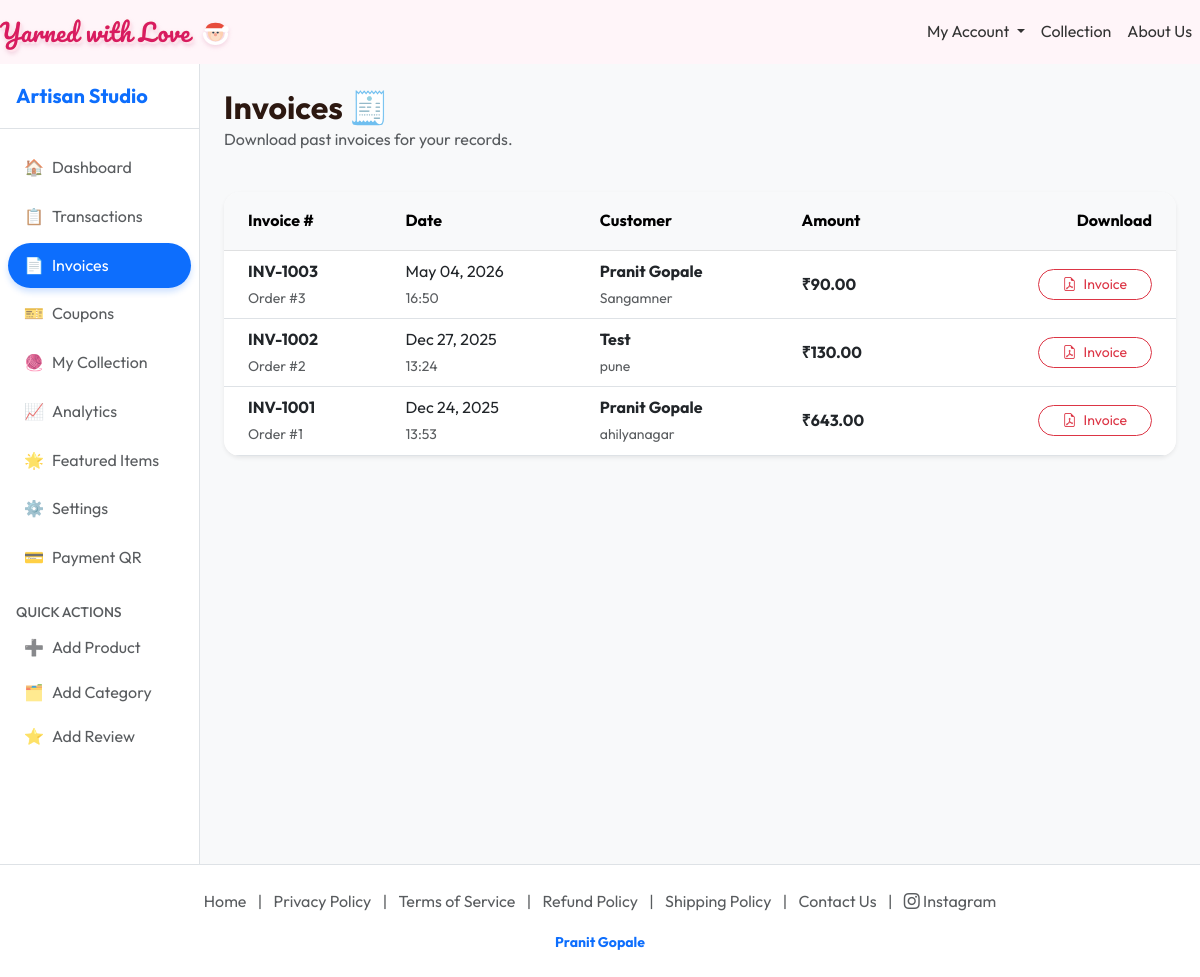
The page /artisan/invoices/ (signed in) on the database its author committed.
### store/models.py (models this page shows, shortened)
class Order(models.Model):
    STATUS_CHOICES = [
        ('PENDING', 'Pending'),
        ('PAYMENT_REVIEW', 'Payment Verification Pending'),
        ('PAYMENT_VERIFIED', 'Payment Verified/Received'),
        ('IN_PROGRESS', 'In Progress'),
        ('FINISHING', 'Finishing Touches'),
        ('READY', 'Ready for Shipping'),
        ('SHIPPED', 'Shipped'),
        ('COMPLETED', 'Completed'),
        ('CANCELLED', 'Cancelled'),
    ]
    customer = models.ForeignKey(settings.AUTH_USER_MODEL, on_delete=models.CASCADE, related_name='orders')
    full_name = models.CharField(max_length=100, blank=True)
    email = models.EmailField(blank=True)
    phone_number = models.CharField(max_length=15, blank=True)
    shipping_address = models.TextField(blank=True)
    landmark = models.CharField(max_length=200, blank=True, help_text="Nearby landmark (Optional)")
    city = models.CharField(max_length=100, blank=True)
    state = models.CharField(max_length=100, blank=True)
    zip_code = models.CharField(max_length=20, blank=True)
    payment_screenshot = models.ImageField(upload_to='payment_screenshots/', blank=True, null=True)
    payment_timestamp = models.DateTimeField(blank=True, null=True)
    status = models.CharField(max_length=20, choices=STATUS_CHOICES, default='PENDING')
    customization_notes = models.TextField(blank=True, help_text="Special requests from the customer")
    created_at = models.DateTimeField(auto_now_add=True)
    updated_at = models.DateTimeField(auto_now=True)
    tracking_id = models.UUIDField(default=uuid.uuid4, editable=False, unique=True)
    coupon = models.ForeignKey('Coupon', on_delete=models.SET_NULL, null=True, blank=True)
    discount_amount = models.DecimalField(max_digits=10, decimal_places=2, default=0.00)
    shipping_fee = models.DecimalField(max_digits=10, decimal_places=2, default=0.00)
    class Meta:
        ordering = ['-created_at']
        indexes = [
            models.Index(fields=['customer', '-created_at']),
            models.Index(fields=['tracking_id']),
            models.Index(fields=['status']),
        ]
    def get_total_price(self):
        total = sum(item.price_at_purchase * item.quantity for item in self.items.all())
        return total - self.discount_amount + self.shipping_fee

class OrderItem(models.Model):
    order = models.ForeignKey(Order, on_delete=models.CASCADE, related_name='items')
    product = models.ForeignKey(Product, on_delete=models.PROTECT) # Don't delete order history if product is deleted
    quantity = models.PositiveIntegerField(default=1, validators=[MinValueValidator(1)])
    price_at_purchase = models.DecimalField(max_digits=10, decimal_places=2, validators=[MinValueValidator(0.01)], help_text="Price of the product at the time of purchase")
    class Meta:
        unique_together = ['order', 'product']
        indexes = [
            models.Index(fields=['order']),
        ]

### users/models.py (models this page shows, shortened)
class CustomUser(AbstractUser):
    is_artisan = models.BooleanField(default=False, help_text="Designates whether this user is an artisan/maker.")
    bio = models.TextField(blank=True, help_text="Short bio for the artisan.")
    profile_image = models.ImageField(upload_to='profiles/', blank=True, null=True)
    vacation_mode = models.BooleanField(default=False, help_text="Temporarily disable products from showing in the marketplace.")
    phone_number = models.CharField(max_length=15, blank=True, null=True, help_text="Contact number for orders.")
    payment_qr_code = models.ImageField(upload_to='payment_qrs/', blank=True, null=True, help_text="QR Code for receiving payments.")
    class Meta:
        indexes = [
            models.Index(fields=['is_artisan']),
        ]
    def get_display_name(self):
        if self.first_name and self.last_name:
            return f"{self.first_name} {self.last_name}"
        return self.username

### store/views.py (the view)
# urls.py: path('artisan/invoices/', views.artisan_invoices, name='artisan_invoices'),
@login_required
@user_passes_test(lambda u: u.is_artisan)
def artisan_invoices(request):
    orders = Order.objects.filter(items__product__artisan=request.user).distinct().order_by('-created_at')
    return render(request, 'store/artisan_invoices.html', {'orders': orders})

### users/context_processors.py (called while the page is built)
def artisan_global_data(request):
    if request.user.is_authenticated and request.user.is_artisan:
        return {
            'my_products': Product.objects.filter(artisan=request.user)
        }
    return {}

### templates/store/artisan_invoices.html (shortened to what this page needs)
{% extends 'store/artisan_base.html' %}
{% load static %}
{% block artisan_content %}
<div class="d-flex justify-content-between align-items-center mb-4">
    <div>
        <h2 class="fw-bold mb-0">Invoices 🧾</h2>
        <p class="text-muted">Download past invoices for your records.</p>
    </div>
</div>
<div class="card border-0 shadow-sm rounded-4 overflow-hidden">
    <div class="table-responsive">
        <table class="table table-hover align-middle mb-0">
            <thead class="table-light">
                <tr>
                    <th class="ps-4 py-3">Invoice #</th>
                    <th class="py-3">Date</th>
                    <th class="py-3">Customer</th>
                    <th class="py-3">Amount</th>
                    <th class="py-3 text-end pe-4">Download</th>
                </tr>
            </thead>
            <tbody>
                {% for order in orders %}
                <tr>
                    <td class="ps-4">
                        <div class="fw-bold text-dark">INV-{{ order.id|add:1000 }}</div>
                        <small class="text-muted">Order #{{ order.id }}</small>
                    </td>
                    <td>
                        {{ order.created_at|date:"M d, Y" }}<br>
                        <small class="text-muted">{{ order.created_at|date:"H:i" }}</small>
                    </td>
                    <td>
                        <div class="fw-bold">{{ order.full_name|default:order.customer.get_display_name }}</div>
                        {% if order.city %}<small class="text-muted">{{ order.city }}</small>{% endif %}
                    </td>
                    <td class="fw-bold">₹{{ order.get_total_price }}</td>
                    <td class="text-end pe-4">
                        <a href="{% url 'download_invoice' order.pk %}" target="_blank"
                            class="btn btn-sm btn-outline-danger rounded-pill px-4">
                            <i class="bi bi-file-earmark-pdf me-1"></i> Invoice
                        </a>
                    </td>
                </tr>
                {% endfor %}
            </tbody>
        </table>
    </div>
</div>
{% endblock %}

### static/css/style.css (style rules this page uses)
:root { --primary-color: #d47fa6; --secondary-color: #ff9eb7; --accent-color: #eebbce; --bg-light: #fff5f9; --text-dark: #2c1810; --white: #ffffff; --shadow: 0 10px 30px rgba(212, 127, 166, 0.15); }
body { font-family: 'Outfit', sans-serif; color: var(--text-dark); background-color: var(--bg-light); margin: 0; line-height: 1.6; }
a { text-decoration: none; color: inherit; transition: 0.3s; }

### rows shown on the page
Order: id|add "1003", id "3", created_at "May 04, 2026", created_at "16:50", full_name "Pranit Gopale", city "Sangamner", get_total_price "90.00"
Order: id|add "1002", id "2", created_at "Dec 27, 2025", created_at "13:24", full_name "Test", city "pune", get_total_price "130.00"
Order: id|add "1001", id "1", created_at "Dec 24, 2025", created_at "13:53", full_name "Pranit Gopale", city "ahilyanagar", get_total_price "643.00"
